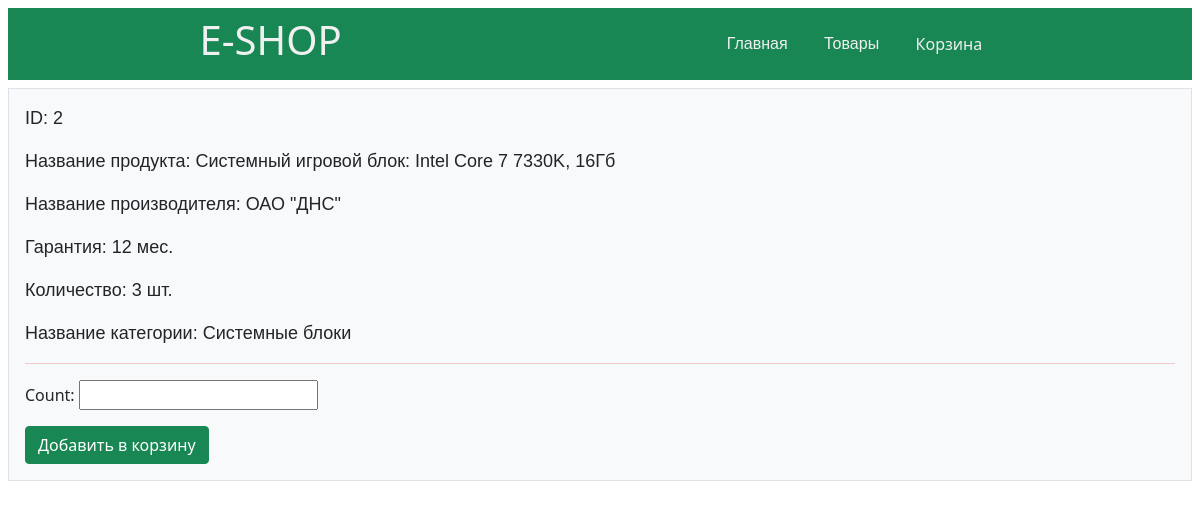
Screenshot of /products/2/ with the database file from the repository.
### catalog/models.py (models this page shows, shortened)
class Product(models.Model):
    product_name = models.CharField(max_length=64, verbose_name='Название продукта')
    manufacturer_name = models.ForeignKey(Manufacturer, on_delete=models.CASCADE, verbose_name='Название производителя')
    guaranty = models.PositiveIntegerField(verbose_name='Гарантия')
    count = models.PositiveIntegerField(verbose_name='Количество')
    category_name = models.ForeignKey(Category, on_delete=models.CASCADE, verbose_name='Название категории')
    class Meta:
        ordering = ('product_name',)
        verbose_name = 'Продукт'
        verbose_name_plural = 'Продукты'

class Manufacturer(models.Model):
    manufacturer_name = models.CharField(max_length=32, verbose_name='Название производителя')
    address = models.CharField(max_length=124, verbose_name='Адрес производителя')
    phone = models.PositiveIntegerField(verbose_name='Номер телефона')
    country_name = models.ForeignKey(Country, on_delete=models.CASCADE, verbose_name='Страна')
    class Meta:
        verbose_name = 'Производитель'
        verbose_name_plural = 'Производители'
    def __str__(self):
        return self.manufacturer_name

class Category(models.Model):
    category_name = models.CharField(max_length=124, verbose_name='Название категории')
    class Meta:
        ordering = ('category_name',)
        verbose_name = 'Категория'
        verbose_name_plural = 'Категорий'
    def __str__(self):
        return self.category_name

### catalog/views.py (the view)
# urls.py: path('<int:product_id>/', product_details_view, name='detail'),
def product_details_view(request, product_id):
    prod = get_object_or_404(Product, id=product_id)
    cart = Cart(request)
    if request.method == 'POST':
        form = Product2CartForm(request.POST)
        if form.is_valid():
            cart[str(product_id)] = form.cleaned_data['count']
            form = Product2CartForm()
    else:
        form = Product2CartForm()
    if str(product_id) in cart.session['cart'].keys():
        in_cart = f'Добавлено в корзину {cart[str(product_id)]} шт.'
    else:
        in_cart = None
    context = {'product': prod,  # product = prod
               'form': form,
               'in_cart': in_cart}
    return render(request, 'catalog/product_details.html', context)

### catalog/forms.py
class Product2CartForm(forms.Form):
    count = forms.IntegerField(min_value=1)

### catalog/templates/catalog/product_details.html (shortened to what this page needs)
{% extends 'root.html' %}
{% block content %}
    <p class="fs-16 font-sans-serif">ID: {{ product.pk }}</p>
    <p class="fs-16 font-sans-serif">Название продукта: {{ product.product_name }}</p>
    <p class="fs-16 font-sans-serif">Название производителя: {{ product.manufacturer_name }}</p>
    <p class="fs-16 font-sans-serif">Гарантия: {{ product.guaranty }} мес.</p>
    <p class="fs-16 font-sans-serif">Количество: {{ product.count }} шт.</p>
    <p class="fs-16 font-sans-serif">Название категории: {{ product.category_name }}</p>
    <hr class="bg-danger">
    <form action="." method="post" class="form">
        {{ form.as_p }}
        <input class="btn btn-success" type="submit" value="Добавить в корзину"/>
    </form>
{% endblock %}

### templates/root.html (style rules this page uses)
.fs-16 { font-size: 18px; }
.font-sans-serif { font-family: sans-serif; }

### rows the page displays
Product: pk "2", product_name "Системный игровой блок: Intel Core 7 7330K, 16Гб", manufacturer_name "ОАО \"ДНС\"", guaranty "12", count "3", category_name "Системные блоки"
